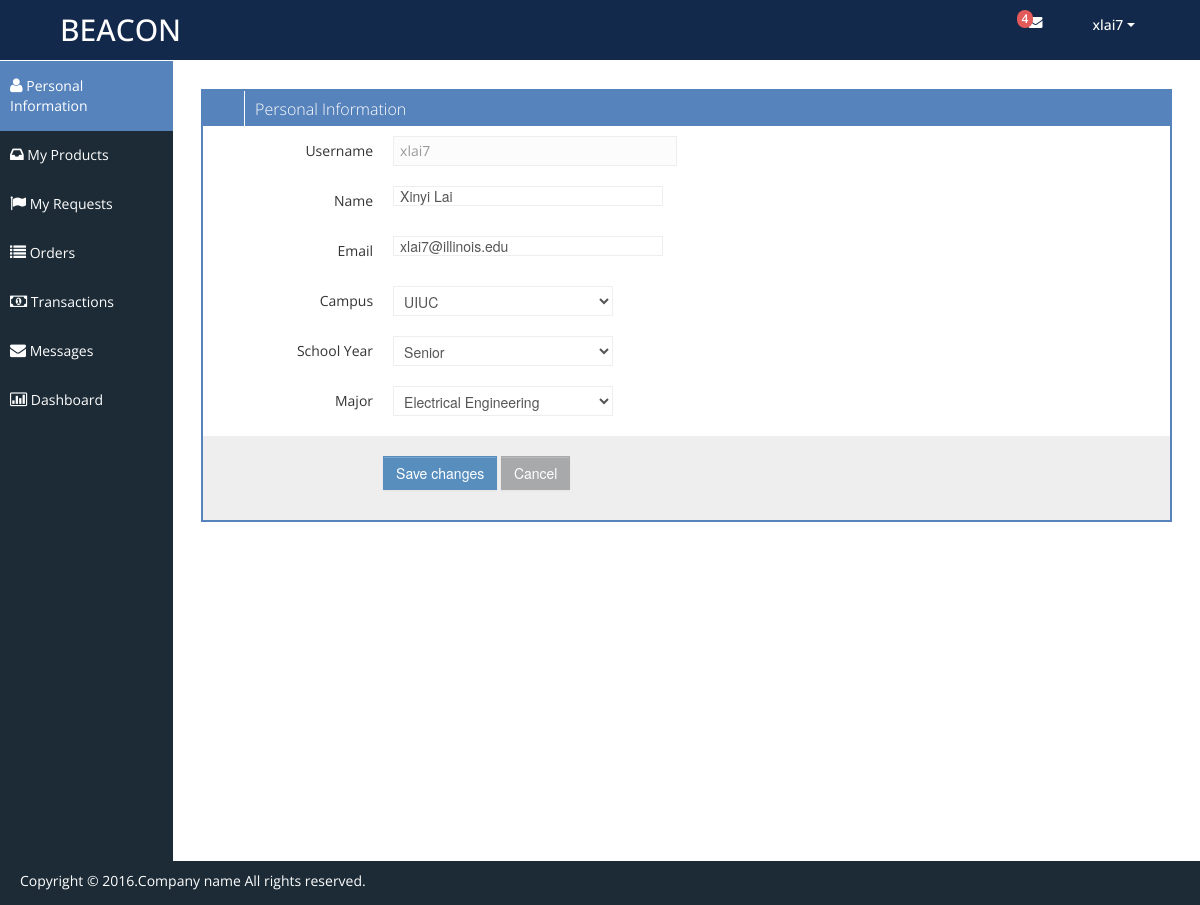
The app's page /profile.php (signed in) with its own data.
### tables this page shows
CREATE TABLE `Users` (
  `NetId` varchar(50) NOT NULL,
  `Password` varchar(50) DEFAULT NULL,
  `Name` varchar(50) DEFAULT NULL,
  `Email` varchar(50) DEFAULT NULL,
  `Campus` varchar(10) DEFAULT NULL,
  `Major` varchar(10) DEFAULT NULL,
  `Year` varchar(10) DEFAULT NULL,
  `DateJoin` timestamp NOT NULL DEFAULT CURRENT_TIMESTAMP
);

### profile.php (the view, shortened to what this page needs)
<?php
	$curr_user = $_SESSION['curr_user'];
	if (empty($curr_user)) {
		$msg = "curr_user is empty";
	}
	else {
		$conn = connectDB();
		if ($_SERVER["REQUEST_METHOD"] == "POST") {
			$name = ppc($_POST["name"]);
			$email = ppc($_POST["email"]);
			$campus = $_POST['campus'];
			$major = $_POST['major'];
			$year = $_POST['year'];
			$msg = $nameErr = $emailErr = "";
			if (empty($name)) {
				$nameErr = "* Name cannot be empty.";
			}
			if (empty($email)) {
				$emailErr = "* Email cannot be empty.";
			} else if (!preg_match("/([\w\-]+\@[\w\-]+\.[\w\-]+)/",$email)) {
				$emailErr = "* Invalid email format.";
			}
			if ($nameErr || $emailErr) {
				$msg = "* Please check your input again";
			}
			else {
				$sql = "UPDATE Users
						SET name = '$name', campus = '$campus', email = '$email', major = '$major', year = '$year'
						WHERE NetId = '$curr_user'";
				if ($conn->query($sql)) {
					$msg = "Successfully changed!";
				} else {
					$msg = "Error: " . $sql . "<br>" . $conn->error;
				}
			}
		}
		else {
			$sql = "SELECT * FROM Users WHERE NetId='$curr_user' ";
			$result = $conn->query($sql);
			if ($result && $result->num_rows == 1) {
				$row = $result->fetch_assoc();
				$name = $row["Name"];
				$email = $row["Email"];
				$campus = $row["Campus"];
				$year = $row["Year"];
				$major = $row["Major"];
			} else {
				$msg = "curr_user is not in database!";
			}
		}
	}
?>
<!DOCTYPE html>
<html lang="en">
<head>
	<link id="bootstrap-style" href="css/bootstrap.min.css" rel="stylesheet">
	<link href="css/bootstrap-responsive.min.css" rel="stylesheet">
	<link id="base-style" href="css/style.css" rel="stylesheet">
	<link id="base-style-responsive" href="css/style-responsive.css" rel="stylesheet">
</head>
<body>
	<div class="navbar">
		<div class="navbar-inner">
			<div class="container-fluid">
				<a class="brand" href="index.html"><span>BEACON</span></a>
				<div class="nav-no-collapse header-nav">
					<ul class="nav pull-right">
						<li class="dropdown hidden-phone">
							<a class="btn dropdown-toggle" data-toggle="dropdown" href="#">
								<i class="icon-envelope"></i>
								<span class="badge red">
								4 </span>
							</a>
						</li>
						<li class="dropdown">
							<a class="btn dropdown-toggle" data-toggle="dropdown" href="#">
								<span><?php echo $curr_user; ?></span>
								<span class="caret"></span>
							</a>
						</li>
					</ul>
				</div>
			</div>
		</div>
	</div>
	<div class="container-fluid-full">
	<div class="row-fluid">
	<div id="sidebar-left" class="span2">
		<div class="nav-collapse sidebar-nav">
			<ul class="nav nav-tabs nav-stacked main-menu">
				<li><a href="profile.php"><i class="icon-user"></i><span class="hidden-tablet"> Personal Information</span></a></li>
				<li><a href="myproducts.html"><i class="icon-inbox"></i><span class="hidden-tablet"> My Products</span></a></li>
				<li><a href="myrequests.html"><i class="icon-flag"></i><span class="hidden-tablet"> My Requests</span></a></li>
				<li><a href="orders.html"><i class="icon-list"></i><span class="hidden-tablet"> Orders</span></a></li>
				<li><a href="transactions.html"><i class="icon-money"></i><span class="hidden-tablet"> Transactions</span></a></li>
				<li><a href="messages.html"><i class="icon-envelope"></i><span class="hidden-tablet"> Messages</span></a></li>
				<li><a href="dashboard.html"><i class="icon-bar-chart"></i><span class="hidden-tablet"> Dashboard</span></a></li>
			</ul>
		</div>
	</div>
	<div id="content" class="span10">
		<div class="row-fluid sortable">
			<div class="box span12">
				<div class="box-header" data-original-title>
					<h2><i class="halflings-icon white edit"></i><span class="break"></span>Personal Information</h2>
					<div class="box-icon">
						<a href="#" class="btn-setting"><i class="halflings-icon white wrench"></i></a>
						<a href="#" class="btn-minimize"><i class="halflings-icon white chevron-up"></i></a>
						<a href="#" class="btn-close"><i class="halflings-icon white remove"></i></a>
					</div>
				</div>
				<div class="box-content">
					<form class="form-horizontal" action="<?php echo $_SERVER['PHP_SELF'];?>" method="POST">
						<fieldset>
							<div class="control-group">
								<label class="control-label">Username</label>
								<div class="controls">
									<span class="input-xlarge uneditable-input"><?php echo $curr_user; ?></span>
								</div>
							</div>
							<div class="control-group">
								<label class="control-label" for="focusedInput">Name</label>
								<div class="controls">
									<input class="input-xlarge focused" id="focusedInput" type="text" name="name" value="<?php echo $name; ?>">
								</div>
							</div>
							<div class="control-group">
								<label class="control-label" for="focusedInput">Email</label>
								<div class="controls">
									<input class="input-xlarge focused" id="focusedInput" type="text" name="email" value="<?php echo $email; ?>">
								</div>
							</div>
							<div class="control-group">
								<label class="control-label" for="selectError3">Campus</label>
								<div class="controls">
								<select id="selectError3" name="campus">
									<option <?php echo $campus=='UIUC' ? 'selected':'' ?>>UIUC</option>
								</select>
								</div>
							</div>
							<div class="control-group">
								<label class="control-label" for="selectError3">School Year</label>
								<div class="controls">
								<select id="selectError3" name="year">
									<option <?php echo $year=='Senior' ? 'selected':'' ?>>Senior</option>
								</select>
								</div>
							</div>
							<div class="control-group">
								<label class="control-label" for="selectError3">Major</label>
								<div class="controls">
								<select id="selectError3" name="major">
									<option value='EE' <?php echo $major=='EE' ? 'selected':'' ?>>Electrical Engineering</option>
								</select>
								</div>
							</div>
							<div class="form-actions">
								<button type="submit" class="btn btn-primary">Save changes</button>
								<button class="btn">Cancel</button>
							</div>
						</fieldset>
						</form>
				</div>
			</div>
		</div>
</div>
		</div>
		</div>
	<footer>
		<p>
			<span style="text-align:left;float:left">Copyright &copy; 2016.Company name All rights reserved.</span>
		</p>
	</footer>
</body>
</html>

### css/style-responsive.css (style rules this page uses)
@media (min-width: 1200px) { .container-fluid-full { overflow: hidden; position: relative; height: 100%; } }
@media (min-width: 1200px) { #content { width: 85.578%; padding: 28px; margin: 0px 0px; margin-left: 14.422% !important; } }
@media (min-width: 1200px) { #sidebar-left { background: #1C2B36; margin-left: 0px !important; position: absolute; height: 100%; } }
@media (min-width: 1200px) { .sidebar-nav > ul { margin: 0px; } }
@media (min-width: 1200px) { footer { margin: 0px 0px 0px 0px; padding: 10px 20px; } }

### css/halflings.css (style rules this page uses)
html, html .halflings { -webkit-font-smoothing: antialiased !important; }
.halflings-icon { display: inline-block; width: 14px; height: 14px; line-height: 14px; vertical-align: text-top; background-image: url(../img/glyphicons_halflings.svg); background-position: 0 0; background-repeat: no-repeat; vertical-align: top; *display: inline; *zoom: 1; *margin-right: .3em; }
.halflings-icon.white { background-image: url(../img/glyphicons_halflings-white.svg); }
.halflings-icon.remove { background-position: -312px 0; }
.halflings-icon.edit { background-position: -96px -72px; }
.halflings-icon.chevron-up { background-position: -288px -120px; }
.halflings-icon.wrench { background-position: -360px -144px; }

### records on screen
users: name "Xinyi Lai", email "xlai7@illinois.edu", campus "UIUC", year "Senior", major "Electrical Engineering"

### other values on screen
$curr_user "xlai7"
